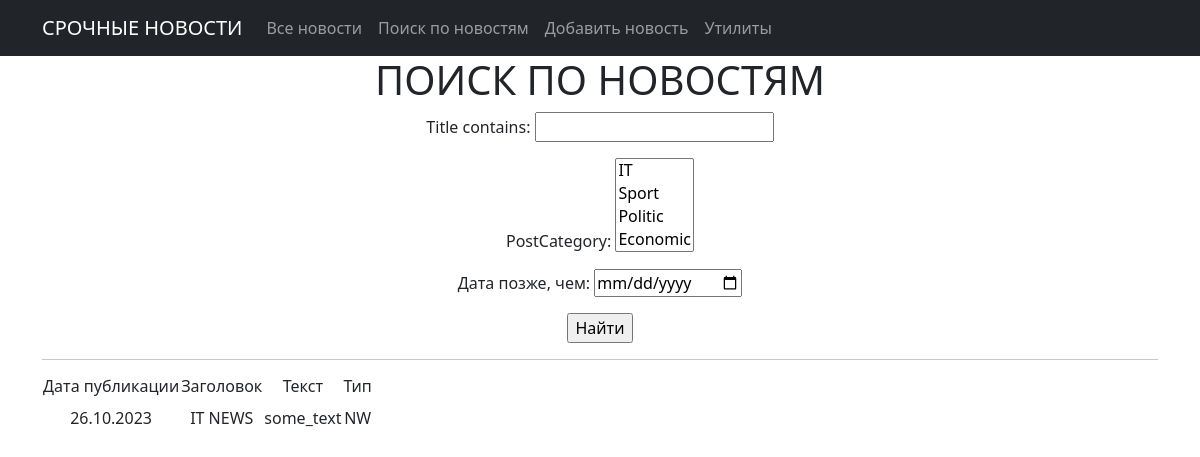
The page /news/search/ on the database as committed earlier.
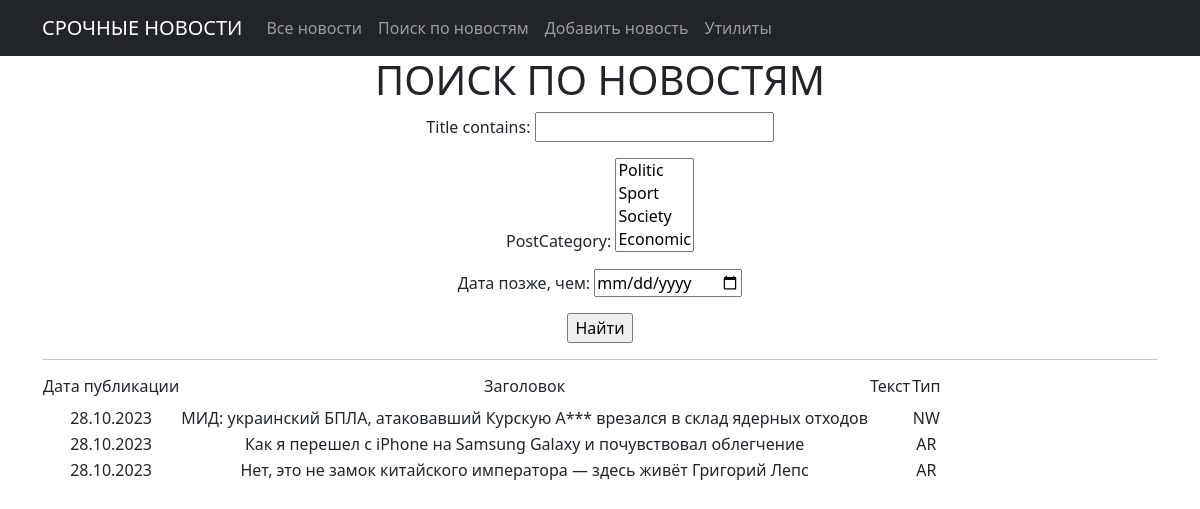
The same page on the database as committed later.
### news/models.py (models this page shows, shortened)
class Post(models.Model):
    author = models.ForeignKey(Author, on_delete=models.CASCADE)
    NEWS = 'NW'
    ARTICLE = 'AR'
    CATEGORY_CHOICES = ((NEWS, 'Новость'), (ARTICLE, 'Статья'),)
    categoryType = models.CharField(max_length=2, choices=CATEGORY_CHOICES, default=ARTICLE)
    dateCreation = models.DateTimeField(auto_now_add=True)
    postCategory = models.ManyToManyField('Category', through='PostCategory')
    title = models.CharField(max_length=128)
    text = models.TextField()
    rating = models.SmallIntegerField(default=0)

### news/views.py (the view)
# urls.py: path('search/', Search.as_view()),
class Search(ListView):
    model = Post
    ordering = 'dateCreation'
    template_name = 'news_search.html'
    context_object_name = 'news'
    def get_queryset(self):
        queryset = super().get_queryset()
        self.filterset = PostFilter(self.request.GET, queryset)
        return self.filterset.qs
    def get_context_data(self, **kwargs):
        context = super().get_context_data(**kwargs)
        context['filterset'] = self.filterset
        return context

### news/models.py (called while the page is built)
    def __str__(self):
        return self.name

### news/templatetags/custom_filters.py (called while the page is built)
@register.filter()
def censor(text):
    if type(text) == str:
        text = text.split()
        for i, word in enumerate(text):
            if word in words:
                text[i] = word[0] + '*' * len(word[1:])
        return ' '.join(text)
    else:
        return "Не текст!"

### templates/news_search.html (shortened to what this page needs)
{% extends 'flatpages/default.html' %}
{% load custom_filters %}
{% block content %}
    <h1>ПОИСК ПО НОВОСТЯМ</h1>
    <form action="" method="get">
        {{ filterset.form.as_p }}
        <input type="submit" value="Найти" />
    </form>
<hr>
    {% if news %}
        <table>
            <tr>
                <td><h6>Дата публикации</h6></td>
                <td><h6>Заголовок</h6></td>
                <td><h6>Текст</h6></td>
                <td><h6>Тип</h6></td>
            </tr>
            {% for n in news %}
            <tr>
                <td>{{ n.dateCreation|date:'d.m.Y' }}</td>
                <td>{{ n.title|censor }}</td>
                <td>{{ n.text|truncatechars:20 }}</td>
                <td>{{ n.categoryType }}</td>
            </tr>
            {% endfor %}
        </table>
    {% else %}
        <h2>Новостей нет!</h2>
    {% endif %}
{% endblock content %}

Rows that differ between the two databases and show on the page:
changed Post "NW": dateCreation "26.10.2023" → "28.10.2023"; title|censor "IT NEWS" → "МИД: украинский БПЛА, атаковавший Курскую А*** врезался в склад ядерных отходов"; text "some_text" → (not shown)
added Post: dateCreation "28.10.2023", title|censor "Как я перешел с iPhone на Samsung Galaxy и почувствовал облегчение", categoryType "AR"
added Post: dateCreation "28.10.2023", title|censor "Нет, это не замок китайского императора — здесь живёт Григорий Лепс", categoryType "AR"
Other text that changed with them:
form field postCategory: "IT / Sport / Politic / Economic" → "Politic / Sport / Society / Economic"
